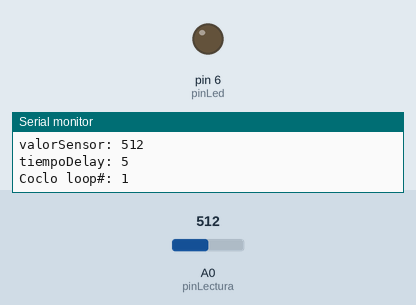
Bench run of a sketch on a simulated Arduino Uno, built with avr-gcc and run on an emulated ATmega328P. Shown: output pins drawn as LEDs (lit = HIGH), the last lines printed to the serial monitor. The test bench sets the inputs (shaded band); at power-on: A0 (pinLectura) = 512.

Above: at 3.3 s.
3.4 s: A0 (pinLectura) set to 716
At 4.06 s:
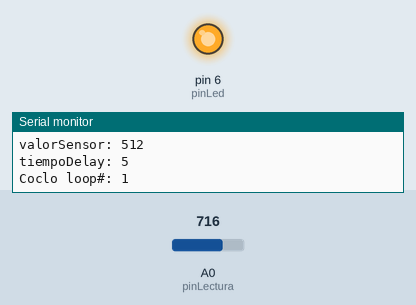
6.9 s: A0 (pinLectura) set to 244
10.4 s: A0 (pinLectura) set to 212
At 10.98 s:
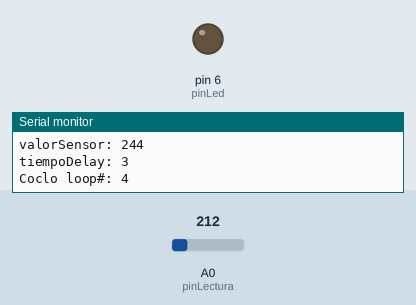
Timing chart, 0 to 19.9 s (numbered marks = the images above; inputs shaded):
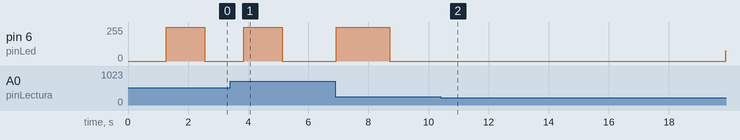

Measured:
- the behaviour switches between 228 and 227 on A0 (pinLectura) (found by bisection; images 1 and 2)
- after the input at 3.4 s, pin 6 (pinLed): goes on until 5.1 s, then stays 0/255
- after the input at 10.4 s, pin 6 (pinLed): stays 0/255 (without the input it goes to 220/255 after 3.6 s)

The sketch:

Manual_KBRU_P7.ino
```cpp
//Declaración de constantes
const int pinLectura = 0; //La lectura analógica la reslizaremos en el pin A0
const int pinLed = 6;
int contadorDeCiclos = 0;


void setup()
{
 //Inicializa la comunicación serial a 9600 bits por segundo
 Serial.begin(9600);
 pinMode(pinLed, OUTPUT);

}


void loop()
{
 //Almacena la información de la entrada analógica en la variable “valorSensor”
 int valorSensor = analogRead(pinLectura);//la función devuelve un número que se encuentra entre 0 y 1023 donde 0 corresponde a 0V y 1023 a 5v
 int tiempoDelay = map(valorSensor,0,1023, 1, 10);//Escalamos el "valorSensor" a un valor que se encuentre entre 0 y 10
 Serial.print("valorSensor: ");//Imprimimos los resultados
 Serial.println(valorSensor);
 Serial.print("tiempoDelay: ");
 Serial.println(tiempoDelay);
 Serial.print("Coclo loop#: ");
 Serial.println(contadorDeCiclos++);
 Serial.println("");

  for(int i=0; i<256 ; i++){//La variable "i" toma valores entre 0 y 255 iniciando en cero y aumentando de uno en uno
    analogWrite(pinLed,i);
    delay(tiempoDelay);//Esperamos el tiempo que indica la variable "tiempoDelay"
  }
  for(int i=0; i<256 ; i++){//La variable "i" toma valores entre 0 y 255 iniciando en cero y aumentando de uno en uno
    analogWrite(pinLed,255-i);
    delay(tiempoDelay);
  }


}
```
